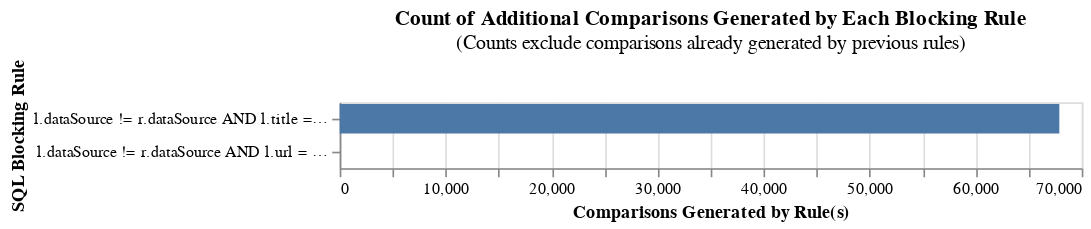

Notebook cell for this chart:
### Markdown cell above
Let's compare combinations of blocking rules.

### Code cell
blocking_rules_for_analysis = [
    "l.dataSource != r.dataSource AND l.title = r.title",
    "l.dataSource != r.dataSource AND l.url = r.url"
]


cumulative_comparisons_to_be_scored_from_blocking_rules_chart(
    table_or_tables=dfMatching,
    blocking_rules=blocking_rules_for_analysis,
    db_api=db_api,
    link_type="dedupe_only",
)

### Figure 1 — Vega-Lite specification as saved in the notebook (floating-point values rounded to 4 significant figures)
{"config": {"view": {"continuousWidth": 300, "continuousHeight": 300}}, "data": {"name": "data-2adb285f6d32ae4363f374d88edeeb6c"}, "mark": "bar", "encoding": {"order": {"field": "cumulative_rows"}, "tooltip": [{"field": "blocking_rule", "title": "SQL Condition", "type": "nominal"}, {"field": "row_count", "format": ",", "title": "Comparisons Generated", "type": "quantitative"}, {"field": "cumulative_rows", "format": ",", "title": "Cumulative Comparisons", "type": "quantitative"}, {"field": "cartesian", "format": ",", "title": "Total comparisons in Cartesian product", "type": "quantitative"}], "x": {"field": "start", "title": "Comparisons Generated by Rule(s)", "type": "quantitative"}, "x2": {"field": "cumulative_rows"}, "y": {"field": "blocking_rule", "sort": ["-x2"], "title": "SQL Blocking Rule"}}, "height": {"step": 20}, "title": {"text": "Count of Additional Comparisons Generated by Each Blocking Rule", "subtitle": "(Counts exclude comparisons already generated by previous rules)"}, "width": 450, "$schema": "https://vega.github.io/schema/vega-lite/v5.9.3.json", "datasets": {"data-2adb285f6d32ae4363f374d88edeeb6c": [{"blocking_rule": "l.dataSource != r.dataSource AND l.title = r.title", "row_count": 67886, "cumulative_rows": 67886, "cartesian": 32393396778, "match_key": "0", "start": 0}, {"blocking_rule": "l.dataSource != r.dataSource AND l.url = r.url", "row_count": 0, "cumulative_rows": 67886, "cartesian": 32393396778, "match_key": "1", "start": 67886}]}}
